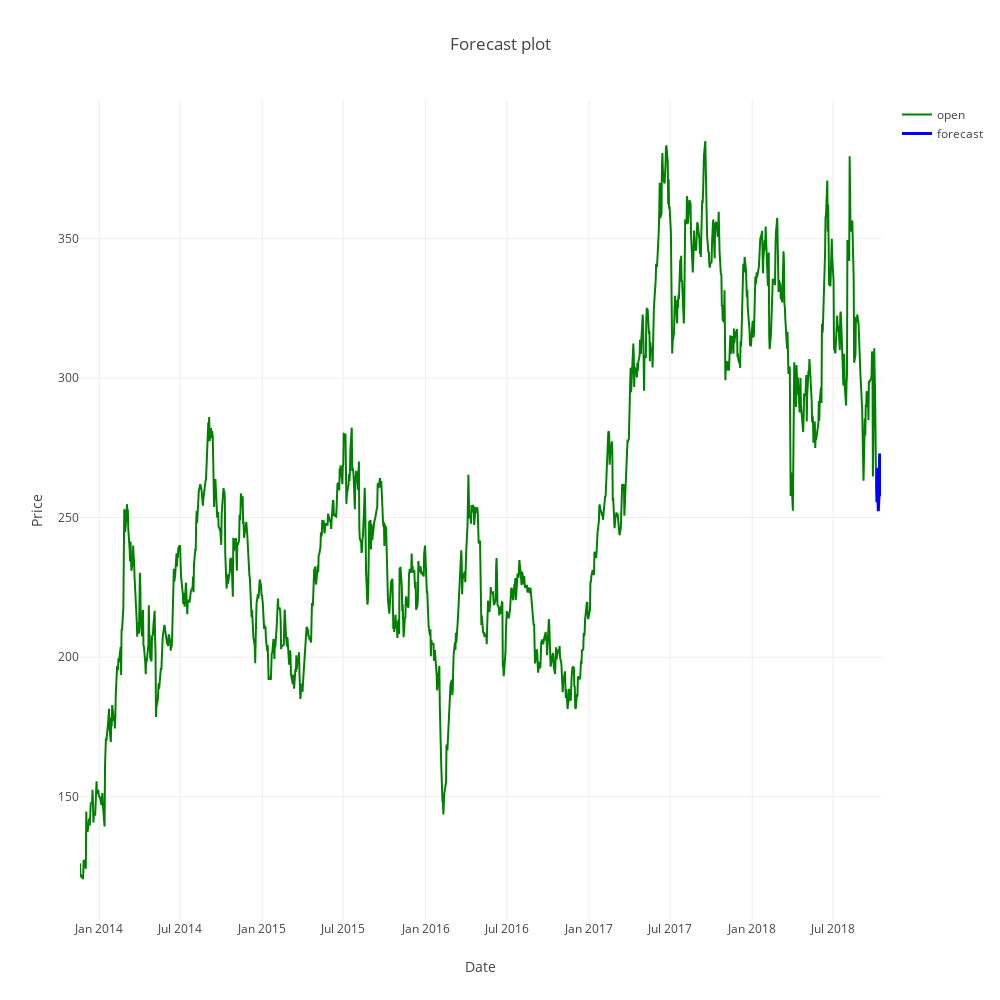

The cell this chart's notebook holds for it:
### Code cell
p1 = go.Scatter(x=df.index,
                y=df.close, 
                mode='lines',
                name='open',
                marker=dict(color='green')
               )
p2 = go.Scatter(x=df.index, 
                y=df.forecast,
                mode='lines',
                name='forecast',
                line=dict(color='blue', width=3)
                )

layout = go.Layout(title='Forecast plot',width=1000,height=1000,
xaxis=dict(title='Date',ticks='', showticklabels=True,
                              zeroline=False),
                   yaxis=dict(title='Price',ticks='', showticklabels=True,
                              zeroline=False),
                   showlegend=True)

fig = go.Figure(data=[p1, p2], layout=layout)

iplot(fig)

### Figure 1 — Plotly figure (JSON) as saved in the notebook; plotly's stock layout.template omitted (floating-point values rounded to 4 significant figures; data arrays with more than 128 entries replaced by an {"elided": "..."} marker saying what was removed)
{"data": [{"marker": {"color": "green"}, "mode": "lines", "name": "open", "type": "scatter", "uid": "8a6ef022-d61a-11e8-8f28-acde48001122", "x": {"elided": "1240 str values"}, "y": {"elided": "1240 float values"}}, {"line": {"color": "blue", "width": 3}, "mode": "lines", "name": "forecast", "type": "scatter", "uid": "8a6ef18a-d61a-11e8-943c-acde48001122", "x": {"elided": "1240 str values"}, "y": {"elided": "1240 float values"}}], "layout": {"height": 1000, "showlegend": true, "title": "Forecast plot", "width": 1000, "xaxis": {"showticklabels": true, "ticks": "", "title": "Date", "zeroline": false}, "yaxis": {"showticklabels": true, "ticks": "", "title": "Price", "zeroline": false}}}
